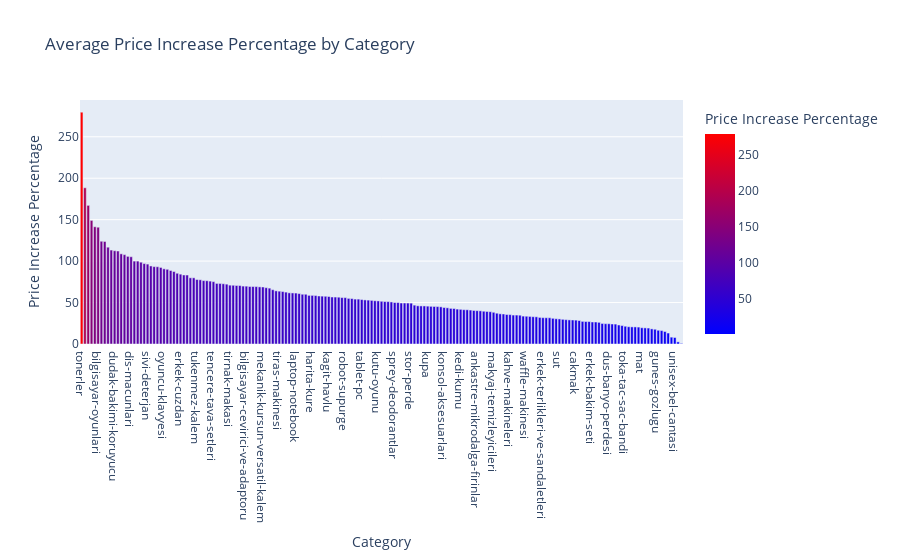

The notebook cell saved with this chart:
### Markdown cell above
### **Clustering the products according to their categories**


---

### Code cell
# Clustering the products according to their categories and showing the average price increase percentage for each category
avg_price_increase_by_category = df.groupby('Category')['Price Increase Percentage'].mean()
avg_price_increase_by_category = avg_price_increase_by_category.reset_index()
# Sort the df for better readability
avg_price_increase_by_category = avg_price_increase_by_category.sort_values(by='Price Increase Percentage', ascending=False)
fig = px.bar(avg_price_increase_by_category, 
             x="Category", 
             y="Price Increase Percentage", 
             color="Price Increase Percentage", 
             title='Average Price Increase Percentage by Category', 
             color_continuous_scale='Bluered')

fig.update_layout(xaxis={'categoryorder':'total descending'})
fig.show()

### Figure 1 — Plotly figure (JSON) as saved in the notebook; plotly's stock layout.template omitted (floating-point values rounded to 4 significant figures; data arrays with more than 128 entries replaced by an {"elided": "..."} marker saying what was removed)
{"data": [{"alignmentgroup": "True", "hovertemplate": "Category=%{x}<br>Price Increase Percentage=%{marker.color}<extra></extra>", "legendgroup": "", "marker": {"color": {"elided": "183 float values"}, "coloraxis": "coloraxis", "pattern": {"shape": ""}}, "name": "", "offsetgroup": "", "orientation": "v", "showlegend": false, "textposition": "auto", "type": "bar", "x": {"elided": "183 str values"}, "xaxis": "x", "y": {"elided": "183 float values"}, "yaxis": "y"}], "layout": {"barmode": "relative", "coloraxis": {"colorbar": {"title": {"text": "Price Increase Percentage"}}, "colorscale": [[0, "rgb(0,0,255)"], [1, "rgb(255,0,0)"]]}, "legend": {"tracegroupgap": 0}, "title": {"text": "Average Price Increase Percentage by Category"}, "xaxis": {"anchor": "y", "categoryorder": "total descending", "domain": [0, 1], "title": {"text": "Category"}}, "yaxis": {"anchor": "x", "domain": [0, 1], "title": {"text": "Price Increase Percentage"}}}}
